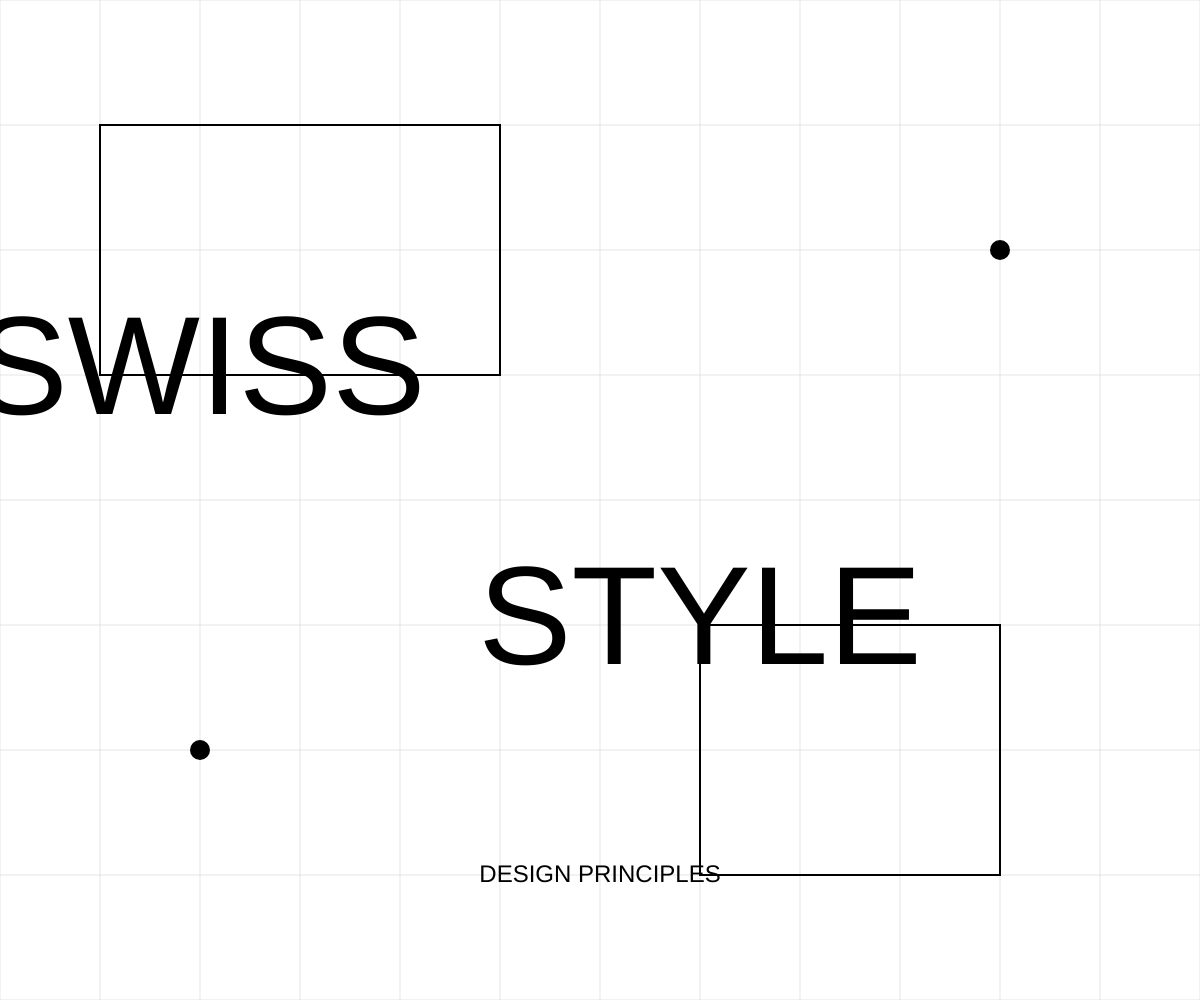
Frame 1 (no input)
Frame 2 (the mouse pressed at the canvas centre, redrawn once): identical to frame 1, image omitted

The p5.js sketch that drew this single still picture (run headless with seeded random() and noise() and a simulated clock; the mouse was pressed at the canvas centre and the sketch redrawn once):

// p5.js sketch
// ── sketch.js
function setup() {
  createCanvas(windowWidth, windowHeight);
  textFont('Arial');
  textSize(140);
  textAlign(CENTER, CENTER);
  noLoop();
}

function draw() {
  background(255);
  
  // Create a grid system for Swiss Style composition
  const cols = 12;
  const rows = 8;
  const colWidth = width / cols;
  const rowHeight = height / rows;
  
  // Draw grid lines (very faint, almost invisible)
  stroke(200);
  strokeWeight(0.5);
  for (let i = 0; i <= cols; i++) {
    line(i * colWidth, 0, i * colWidth, height);
  }
  for (let j = 0; j <= rows; j++) {
    line(0, j * rowHeight, width, j * rowHeight);
  }
  
  // Main typographic elements
  fill(0);
  noStroke();
  
  // Large asymmetric letterforms
  textSize(140);
  text('SWISS', colWidth * 2, rowHeight * 3);
  text('STYLE', colWidth * 7, rowHeight * 5);
  
  // Subtle supporting text
  textSize(24);
  text('DESIGN PRINCIPLES', colWidth * 6, rowHeight * 7);
  
  // Structural elements - rectangles for visual tension
  noFill();
  stroke(0);
  strokeWeight(2);
  rect(colWidth * 1, rowHeight * 1, colWidth * 4, rowHeight * 2);
  rect(colWidth * 7, rowHeight * 5, colWidth * 3, rowHeight * 2);
  
  // Minimal visual elements for contrast
  fill(0);
  noStroke();
  ellipse(colWidth * 10, rowHeight * 2, 20, 20);
  ellipse(colWidth * 2, rowHeight * 6, 20, 20);
}

function windowResized() {
  resizeCanvas(windowWidth, windowHeight);
}
